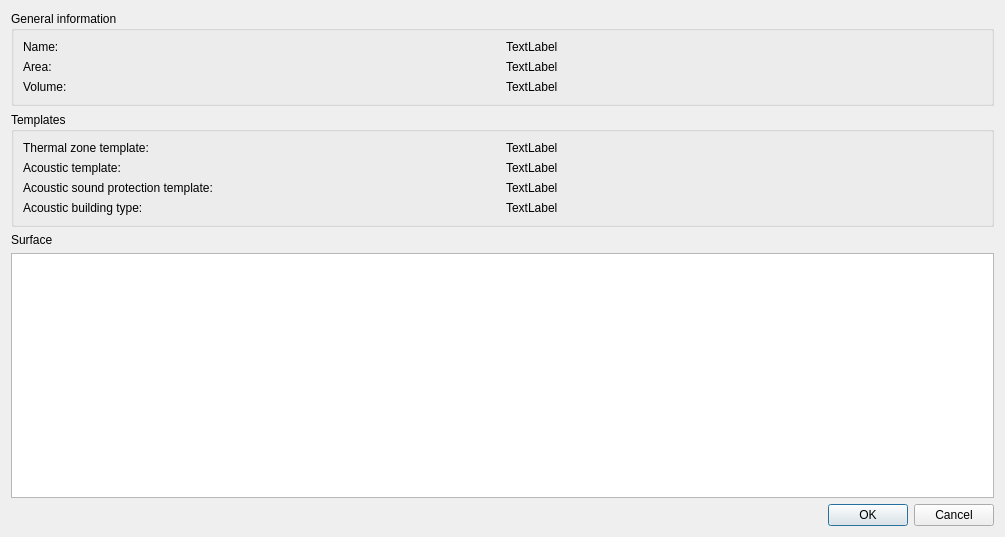
<?xml version="1.0" encoding="UTF-8"?>
<ui version="4.0">
 <class>SVZoneInformationDialog</class>
 <widget class="QDialog" name="SVZoneInformationDialog">
  <property name="geometry">
   <rect>
    <x>0</x>
    <y>0</y>
    <width>1005</width>
    <height>537</height>
   </rect>
  </property>
  <property name="windowTitle">
   <string>Dialog</string>
  </property>
  <layout class="QGridLayout" name="gridLayout">
   <item row="3" column="0">
    <widget class="QTableWidget" name="tableWidgetSurfaceList"/>
   </item>
   <item row="4" column="0">
    <widget class="QDialogButtonBox" name="buttonBox">
     <property name="orientation">
      <enum>Qt::Horizontal</enum>
     </property>
     <property name="standardButtons">
      <set>QDialogButtonBox::Cancel|QDialogButtonBox::Ok</set>
     </property>
    </widget>
   </item>
   <item row="1" column="0">
    <widget class="QGroupBox" name="groupBox_2">
     <property name="title">
      <string>Templates</string>
     </property>
     <layout class="QGridLayout" name="gridLayout_2">
      <item row="2" column="0">
       <widget class="QLabel" name="label_9">
        <property name="text">
         <string>Acoustic sound protection template:</string>
        </property>
       </widget>
      </item>
      <item row="2" column="1">
       <widget class="QLabel" name="labelSoundprotectionTemplate">
        <property name="text">
         <string>TextLabel</string>
        </property>
       </widget>
      </item>
      <item row="1" column="1">
       <widget class="QLabel" name="labelAcousticTemplate">
        <property name="text">
         <string>TextLabel</string>
        </property>
       </widget>
      </item>
      <item row="0" column="1">
       <widget class="QLabel" name="labelZoneTemplate">
        <property name="text">
         <string>TextLabel</string>
        </property>
       </widget>
      </item>
      <item row="1" column="0">
       <widget class="QLabel" name="label_10">
        <property name="text">
         <string>Acoustic template:</string>
        </property>
       </widget>
      </item>
      <item row="0" column="0">
       <widget class="QLabel" name="label_4">
        <property name="text">
         <string>Thermal zone template:</string>
        </property>
       </widget>
      </item>
      <item row="3" column="1">
       <widget class="QLabel" name="labelBuildingType">
        <property name="text">
         <string>TextLabel</string>
        </property>
       </widget>
      </item>
      <item row="3" column="0">
       <widget class="QLabel" name="label_5">
        <property name="text">
         <string>Acoustic building type:</string>
        </property>
       </widget>
      </item>
     </layout>
    </widget>
   </item>
   <item row="0" column="0">
    <widget class="QGroupBox" name="groupBox">
     <property name="title">
      <string>General information</string>
     </property>
     <layout class="QGridLayout" name="gridLayout_3">
      <item row="0" column="0">
       <widget class="QLabel" name="label">
        <property name="text">
         <string>Name:</string>
        </property>
       </widget>
      </item>
      <item row="2" column="0">
       <widget class="QLabel" name="label_3">
        <property name="text">
         <string>Volume:</string>
        </property>
       </widget>
      </item>
      <item row="1" column="0">
       <widget class="QLabel" name="label_2">
        <property name="text">
         <string>Area:</string>
        </property>
       </widget>
      </item>
      <item row="1" column="1">
       <widget class="QLabel" name="labelArea">
        <property name="text">
         <string>TextLabel</string>
        </property>
       </widget>
      </item>
      <item row="2" column="1">
       <widget class="QLabel" name="labelVolume">
        <property name="text">
         <string>TextLabel</string>
        </property>
       </widget>
      </item>
      <item row="0" column="1">
       <widget class="QLabel" name="labelName">
        <property name="text">
         <string>TextLabel</string>
        </property>
       </widget>
      </item>
     </layout>
    </widget>
   </item>
   <item row="2" column="0">
    <widget class="QLabel" name="label_6">
     <property name="text">
      <string>Surface</string>
     </property>
    </widget>
   </item>
  </layout>
 </widget>
 <resources/>
 <connections>
  <connection>
   <sender>buttonBox</sender>
   <signal>accepted()</signal>
   <receiver>SVZoneInformationDialog</receiver>
   <slot>accept()</slot>
   <hints>
    <hint type="sourcelabel">
     <x>248</x>
     <y>254</y>
    </hint>
    <hint type="destinationlabel">
     <x>157</x>
     <y>274</y>
    </hint>
   </hints>
  </connection>
  <connection>
   <sender>buttonBox</sender>
   <signal>rejected()</signal>
   <receiver>SVZoneInformationDialog</receiver>
   <slot>reject()</slot>
   <hints>
    <hint type="sourcelabel">
     <x>316</x>
     <y>260</y>
    </hint>
    <hint type="destinationlabel">
     <x>286</x>
     <y>274</y>
    </hint>
   </hints>
  </connection>
 </connections>
</ui>
